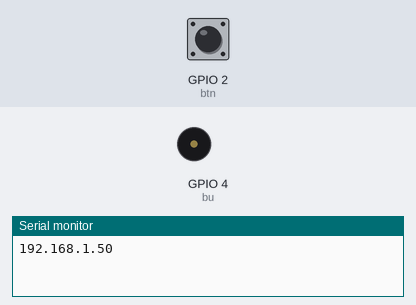
This sketch was run on a simulated ESP32. On the bench: buzzer (waves = sounding), the last lines printed to the serial monitor. The inputs (shaded band) are chosen by the test bench; at power-on: GPIO 2 (btn) LOW. WiFi joins after 1.5 s; servers stay silent unless stated; random numbers use the default seed unless the sketch sets one.

Above: at 3.2 s.
3.3 s: GPIO 2 (btn) pulled HIGH for 0.15 s
At 4.5 s:
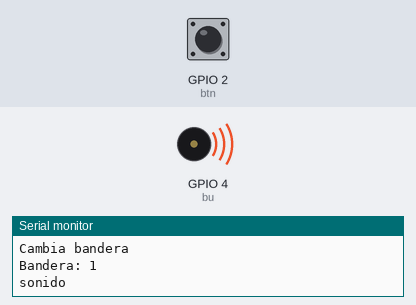
6.4 s: GPIO 2 (btn) pulled HIGH for 1 s
8.9 s: GPIO 2 (btn) pulled HIGH for 3.2 s
At 10.0 s:
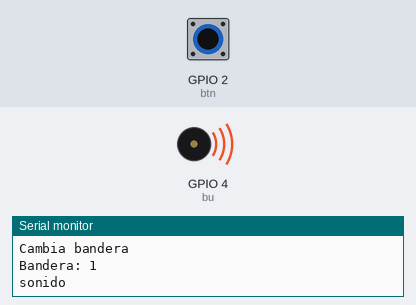
Timing chart, 0 to 21.1 s (numbered marks = the images above; inputs shaded):
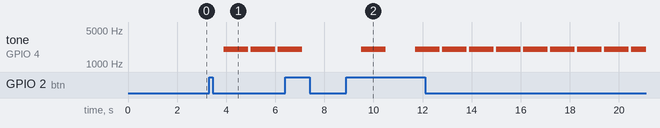

Measured:
- after the input at 3.3 s, tone on GPIO 4 (bu): alternates 2000 Hz for 1.0 s and silent for 0.10 s, starting after 0.60 s
- after the input at 8.9 s, tone on GPIO 4 (bu): goes 2000 Hz 1.0 s, silent 1.2 s, 8 × (2000 Hz 1.0 s, silent 0.10 s), then 2000 Hz, starting after 0.60 s

The sketch:

practica5A.ino
```cpp
#include<WiFi.h>

const char* ssid = "informatica7";
const char* password = "Info_@@7";
WiFiServer server(12345);
WiFiClient cliente;

#define btn 2
#define bu 4
bool bandera = false;

void setup() {
  pinMode(btn,INPUT);
  pinMode(bu,OUTPUT);
  Serial.begin(115200);
  WiFi.begin(ssid,password);
  while(WiFi.status() != WL_CONNECTED){
    delay(1000);
  }
  Serial.println(WiFi.localIP());
  server.begin();


}

void loop() {
  int estado = digitalRead(btn);
  int g = random(1,255);
  delay(100);
  if (estado == 1 || bandera == true){
    Serial.println("btn clic");
    if (estado == 1){
      Serial.println("Cambia bandera");
      bandera = !bandera;
      Serial.print("Bandera: ");
      Serial.println(bandera);
      delay(500);
      }
    if (bandera== true){
      tone(bu,2000);
      Serial.println("sonido");
      delay(1000);
      noTone(bu);
      if (!cliente || !cliente.connected()){
        cliente =server.available();
      }
      cliente.println(g);
    }

  }else{
    bandera = false;
    noTone(bu);

  }

}
```
